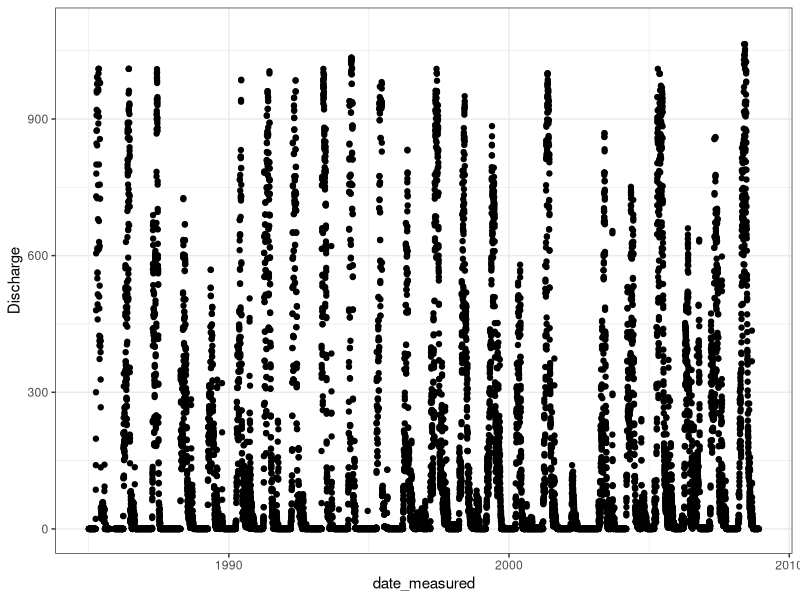

Generate this figure with R: (Note: this script raises an error after producing the figure.)

####Read me####

#This script cleans Azotea discharge data to prep it for simple linear regresssion 

####libraries ####

library(readr)
library(tidyverse)
library(lubridate)
library(zoo) 

####Reading in csv data####

Azotea1970 <- read.table(file = "data/raw/AzoteaUSGS1975-2008-column.csv",sep=";", header=TRUE) #From USGS, older diversion record

Azotea2023 <- read_csv(file = "data/raw/Azotea Discharge - 1985-2023.csv",) #From CO DWR, more recent record

####Cleaning Data ####
## Cleaning 1970 data 
Clean1970 <- Azotea1970 %>% 
  select(datetime,X99716_00060_00003) %>% #Selecting relevant columns
  rename(Discharge = X99716_00060_00003, 
         date_measured = datetime) #renaming columns so they make sense

Clean1970$date_measured = as.Date(Clean1970$date_measured, format="%m/%d/%y") #formatting date
as.double(Clean1970$Discharge) #defining data 

##cleaning 2023 data 
Clean2023 <- Azotea2023 %>% 
  select(meas_date,`Streamflow Value`) %>% #selecting relevant columns
  rename(date_measured = meas_date,
         Discharge = `Streamflow Value`) #renaming columns so they make sense 

Clean2023$date_measured = as.Date(Clean2023$date_measured, format="%m/%d/%Y") #formatting date
as.double(Clean2023$Discharge)

##Joining both data sets 

AzoteaJoin <- full_join(Clean2023, Clean1970) 

#Data has duplicates. These are going to be averaged. 
ggplot(data=AzoteaJoin, aes(x=date_measured, y=Discharge))+
  geom_point() +
  xlim(c(as.Date("1985-01-01"), as.Date("2008-12-01")))+
  theme(legend.title = element_blank()) +
  theme_bw()

sum(is.na(Clean2023$Discharge)) #206 NAs
sum(is.na(Clean1970$Discharge)) #275 NAs


###Converting daily to monthly measurement

AzoteaJoin$yr = lubridate::year(AzoteaJoin$date_measured)# extract just the year
AzoteaJoin$mo = lubridate::month(AzoteaJoin$date_measured) # extract just the month

AzoteaMonthly <- AzoteaJoin %>% #Sum daily data into monthly
  group_by(yr,mo) %>%
  summarize(MonthlyDischarge = sum(Discharge))

AzoteaMonthly$Date = make_date(year = AzoteaMonthly$yr, month = AzoteaMonthly$mo, day = 1) #Re-format date column 

AzoteaDischarge <- AzoteaMonthly %>% #Select and rename relevant columns
  ungroup() %>%
  select(MonthlyDischarge,Date) %>%
  rename(Discharge = MonthlyDischarge)

write_csv(AzoteaDischarge,file = "data/processed/AzoteaMonthlyDischarge") #write to csv

